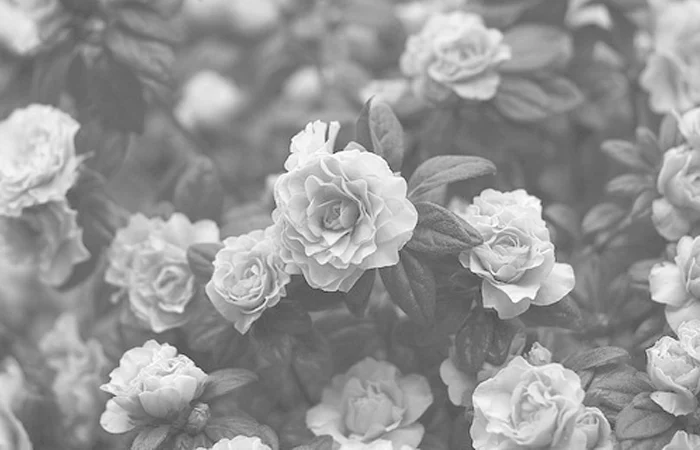
#> input picture Data_image_from_opencv/flower2.webp, 700 x 450 px
$ python Histogram_Equalization.py
#> lines starting #> are read from the running program, lines starting #| are printed output that depends on the picture
import cv2
import numpy as np
import matplotlib.pyplot as plt

# Read image
img = cv2.imread('../Data_image_from_opencv/flower2.webp',0)
#> img: shape (450, 700); min 52, max 255, mean 149.7

# Equalize histogram image
hist = cv2.equalizeHist(img)
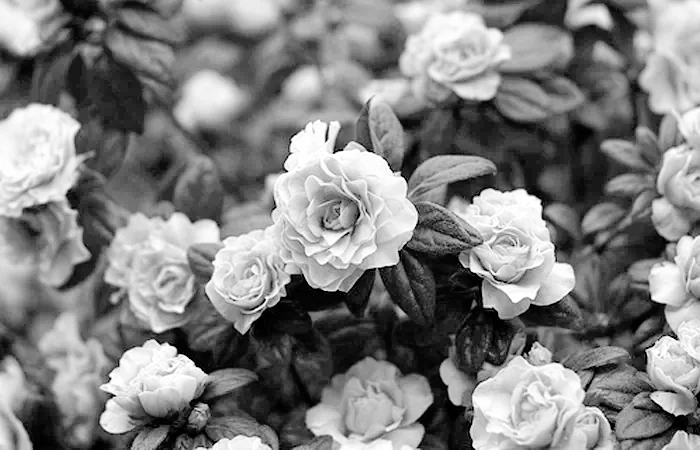
#> hist: shape (450, 700); min 0, max 255, mean 128.7

# Merge image
res = np.hstack((img, hist))
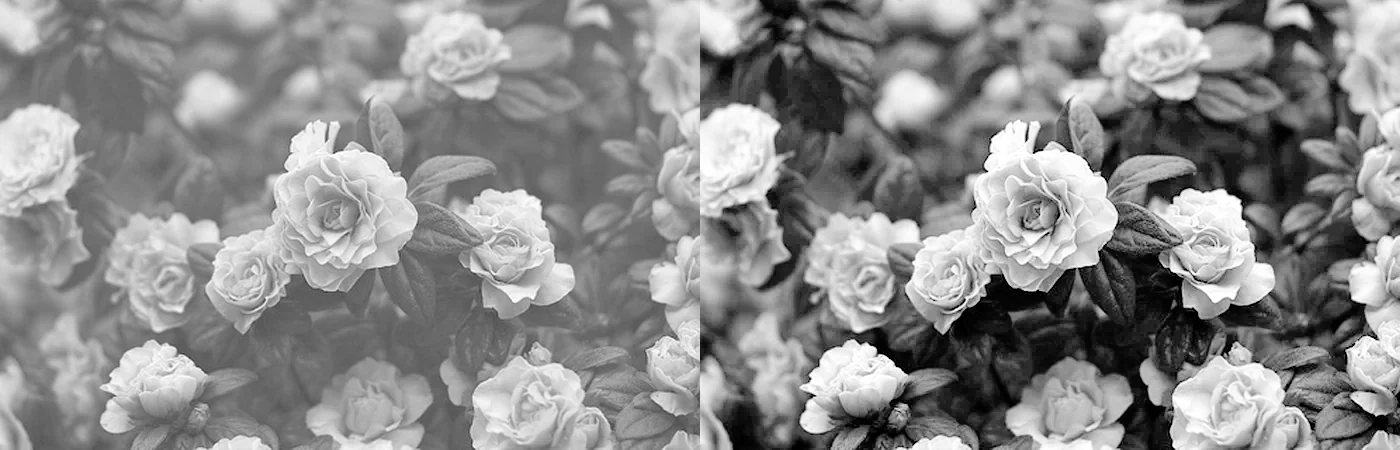
#> res: shape (450, 1400); min 0, max 255, mean 139.2

# Show image
cv2.imshow('Original Image', res)
cv2.waitKey()
cv2.destroyAllWindows()
